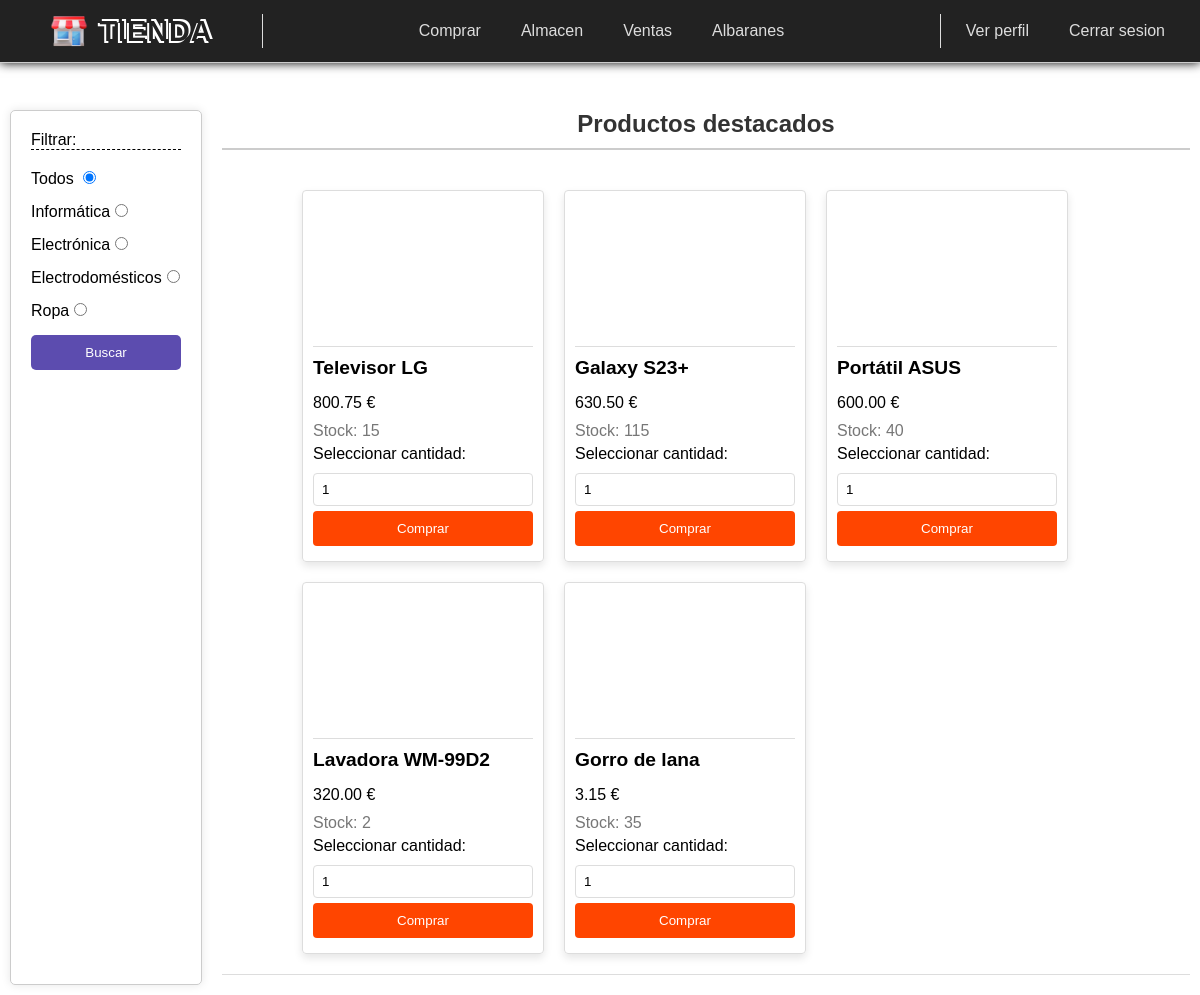
/tareaNavidad/comprar.php (signed in), run on an earlier commit of the app's database.
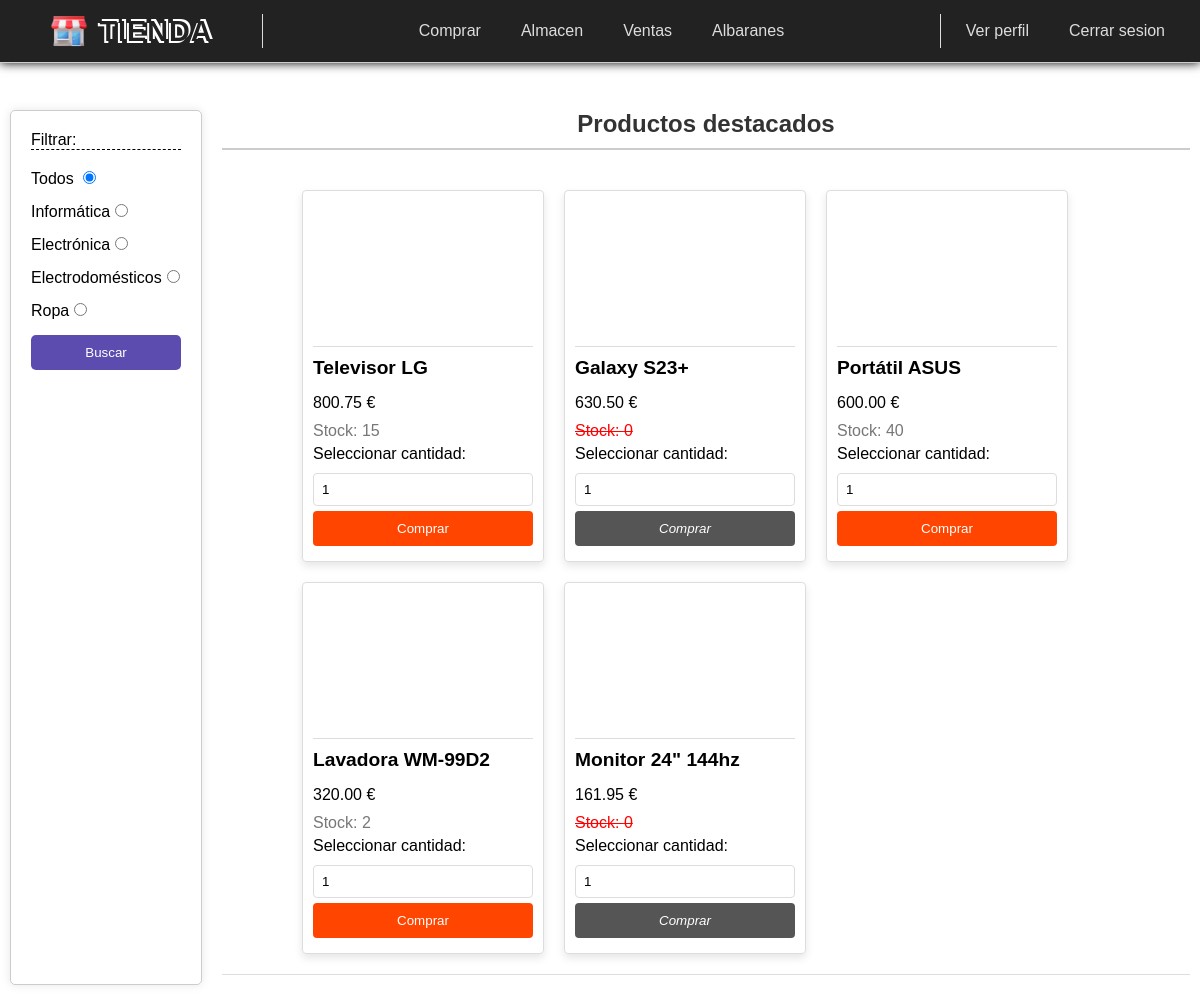
And on a later commit of the database.
### tables this page shows
CREATE TABLE IF NOT EXISTS productos (
    codigo INT PRIMARY KEY,
    descripcion VARCHAR(255) NOT NULL,
    precio DECIMAL(10, 2) NOT NULL,
    stock INT NOT NULL,
    url_imagen VARCHAR(255),
    categoria VARCHAR(20)
);

### tareaNavidad/funciones/conexionBD.php (called while the page is built, shortened)
<?php
function cargarProductosInicio()
{
    try {
        $DSN = "mysql:host=" . IP . ';dbname=' . BD;
        $con = new PDO($DSN, USER, PASS);
        $sql = "SELECT * FROM productos ORDER BY precio DESC LIMIT 5";
        $stmt = $con->prepare($sql);
        $stmt->execute();
        $productos = array();
        while ($producto = $stmt->fetch(PDO::FETCH_ASSOC)) {
            array_push($productos, $producto);
        }
        return $productos;
    } catch (\Throwable $th) {
        switch ($th->getCode()) {
            case '1049':
                crearBase();
                break;
            default:
                echo $th->getMessage();
                echo $th->getCode();
        }
    } finally {
        unset($con);
    }
}
function cargarCategorias()
{
    try {
        $DSN = "mysql:host=" . IP . ';dbname=' . BD;
        $con = new PDO($DSN, USER, PASS);
        $sql = "SELECT DISTINCT categoria FROM productos";
        $stmt = $con->prepare($sql);
        $stmt->execute();
        $categorias = array();
        while ($cat = $stmt->fetch(PDO::FETCH_ASSOC)) {
            array_push($categorias, $cat['categoria']);
        }
        return $categorias;
    } catch (\Throwable $th) {
        switch ($th->getCode()) {
            case '1049':
                crearBase();
                break;
            default:
                echo $th->getMessage();
                echo $th->getCode();
        }
    } finally {
        unset($con);
    }
}
?>

### tareaNavidad/funciones/funciones.php (the view, shortened to what this page needs)
<?php
function representarProductos($arrProductos)
{
    foreach ($arrProductos as $producto) {
        echo "<div class='card'>";
        echo '<div class="contenedor-img">';
        echo '</div>';
        echo "<h3>" . $producto['descripcion'] . "</h3>";
        echo "<p>" . $producto['precio'] . " €</p>";
        echo '<form action="">';
        if ($producto['stock'] == "0") {
            echo '<p style="color: red; text-decoration: line-through;">Stock: ' . $producto['stock'] . '</p>';
        } else {
            echo '<p style="color: #777;">Stock: ' . $producto['stock'] . '</p>';
        }
        echo '<label for="cantidad' . $producto['codigo'] . '">Seleccionar cantidad: </label>';
        echo '<input type="number" name="cantidad" value="1" id="cantidad' . $producto['codigo'] . '" min="1" max="' . $producto['stock'] . '">';
        if ($producto['stock'] == "0") {
            echo '<input class="input-comprar-desactivado" type="submit" name="comprar" value="Comprar" disabled>';
        } else {
            echo '<input class="input-comprar-activado" type="submit" name="comprar" value="Comprar">';
        }
        echo '</form>';
        echo "</div>";
    }
}
?>

### tareaNavidad/comprar.php (shortened to what this page needs)
<?php
require('./funciones/conexionBD.php');
require('./funciones/funciones.php');
?>
<!DOCTYPE html>
<html lang="es">
<head>
    <link rel="stylesheet" href="css/home.css">
    <link rel="stylesheet" href="css/header.css">
    <link rel="stylesheet" href="css/compras.css">
</head>
<body>
    <?php
    include("./fragmentos/header.php");
    ?>
    <main>
        <form action="" class="formulario-categorias">
            <p>Filtrar:</p>
            <label class="categoria" for="general">Todos
                <input class="categoria" type="radio" id="general" name="categoria" value="Todos" checked>
            </label>
            <?php
            $categorias = cargarCategorias();
            foreach ($categorias as $categoria) {
                echo '<label class="categoria" for="' . $categoria . '">' . $categoria;
                echo '<input class="categoria" type="radio" id="' . $categoria . '" name="categoria" value="' . $categoria . '">';
                echo '</label>';
            }
            ?>
            <input class="categoria" type="submit" name="buscar" value="Buscar">
        </form>
        <?php
        if (isset($_REQUEST["buscar"]) && isset($_REQUEST["categoria"])) {
            if ($_REQUEST["categoria"] == "Todos") {
                $arrProductos = cargarProductos();
            } else {
                $arrProductos = cargarProductosCategoria($_REQUEST["categoria"]);
            }
            ?>
            <section class="seccion-productos">
                <h2>
                    <?php echo $_REQUEST["categoria"] ?>
                </h2>
                <div class="productos">
                    <?php
                    representarProductos($arrProductos);
                    ?>
                </div>
            </section>
            <?php
        } else {
            ?>
            <section class="seccion-productos">
                <h2>Productos destacados</h2>
                <div class="productos">
                    <?php
                    $arrProductos = cargarProductosInicio();
                    representarProductos($arrProductos);
                    ?>
                </div>
            </section>
            <?php
        }
        ?>
    </main>
</body>
</html>

What changed in the data, as far as the page shows it:
no longer on this page (row unchanged): productos: descripcion "Gorro de lana", precio "3.15", stock "35"
changed productos "Galaxy S23+": stock "115" → "0"
added productos: descripcion "Monitor 24\" 144hz", precio "161.95", stock "0"
